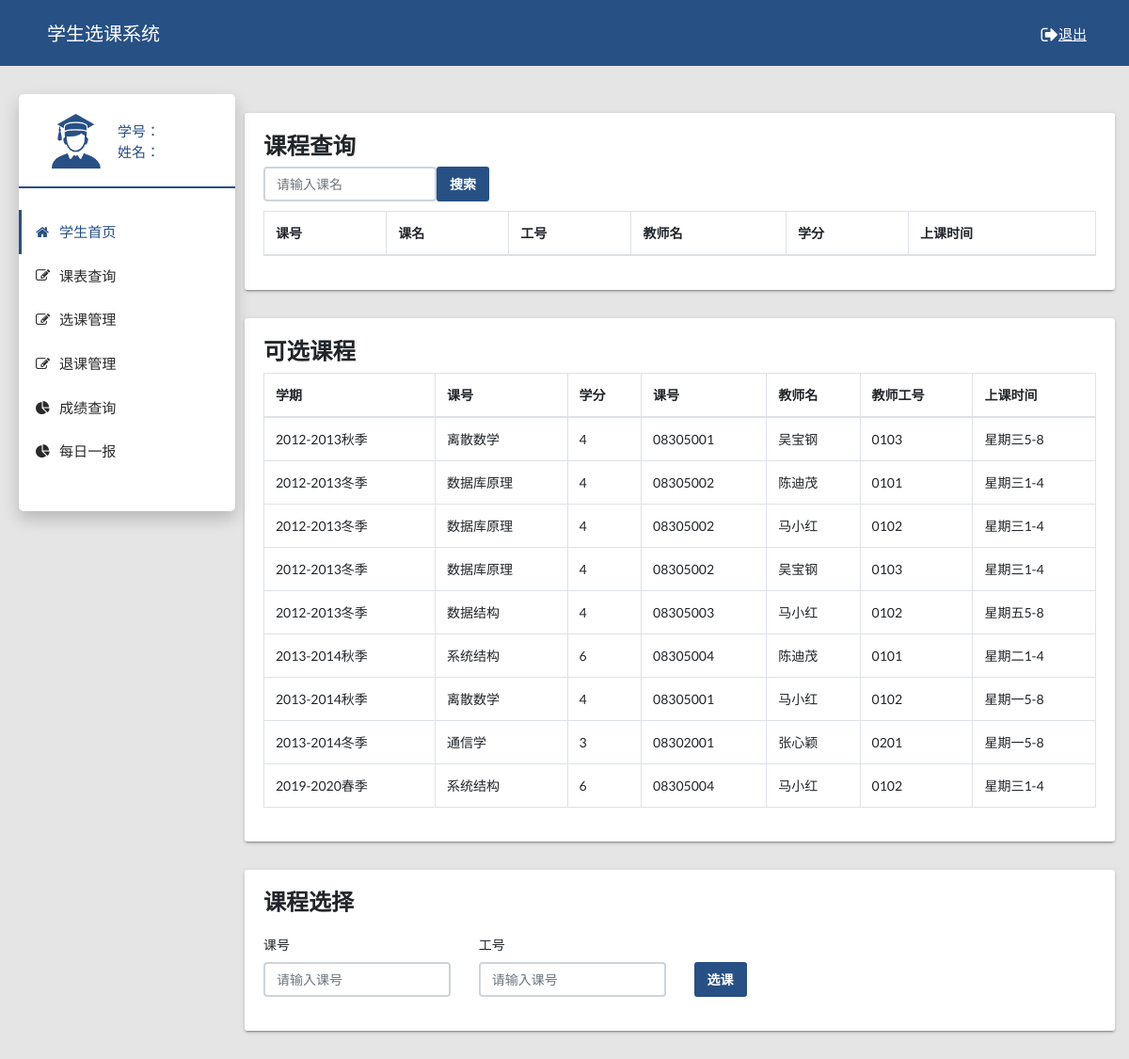
The page /select_course/ on the database its author committed.
### system/models.py (models this page shows)
class open_course(models.Model):
  xq = models.CharField(max_length=20)
  kh = models.ForeignKey(to = course, on_delete=models.CASCADE)
  gh = models.ForeignKey(to = teacher, on_delete=models.CASCADE)
  sksj = models.CharField(max_length=20)

### system/views.py (the view)
# urls.py: path('select_course/', views.select_course),
def select_course(request):
  number = request.session.get('number')
  cursor = connection.cursor()
  cursor.execute("select distinct xq,km,xf,kh_id,xm,gh,sksj "
                 "from system_open_course,system_teacher,system_course "
                 "where system_open_course.gh_id = system_teacher.gh "
                 "and system_open_course.kh_id = system_course.kh")
  open_course = cursor.fetchall()
  print(open_course)
  all = []
  for item in open_course:
    course = dict()  # 注意这里一定要放在循环之内！！！！！！！！！！！！
    course['xq'] = item[0]
    course['km'] = item[1]
    course['xf'] = item[2]
    course['kh_id'] = item[3]
    course['xm'] = item[4]
    course['gh'] = item[5]
    course['sksj'] = item[6]
    all.append(course)
  if request.method == 'POST':
    print('post')
    km = request.POST.get('km')
    print(km)
    course_id = request.POST.get('course_id')
    print(course_id)
    teacher_id = request.POST.get('teacher_id')
    print(teacher_id)
    if km:
      cursor = connection.cursor()
      cursor.execute("select kh_id,km,gh_id,xm,xf,sksj "
                     "from system_open_course,system_teacher,system_course "
                     "where system_open_course.gh_id = system_teacher.gh "
                     "and system_open_course.kh_id = system_course.kh and km = %s", [km])
      course_data = cursor.fetchall()
      print(course_data)
      all_data = []
      for item in course_data:
        course = dict()  # 注意这里一定要放在循环之内！！！！！！！！！！！！
        course['kh'] = item[0]
        course['km'] = item[1]
        course['gh'] = item[2]
        course['xm'] = item[3]
        course['xf'] = item[4]
        course['sksj'] = item[5]
        all_data.append(course)
      return render(request, 'select_course.html', context={'course_data': all_data, 'open_course': all})
    if course_id and teacher_id:
      models.e_table.objects.create(xq='2019-2020春季', xh_id=number, kh_id=course_id, gh_id=teacher_id)
      return redirect('/select_course/')
  else:
    return render(request, 'select_course.html', context={'open_course': all})

### system/templates/select_course.html (shortened to what this page needs)
<!DOCTYPE html>
{% load static %}
<html lang="en">
  <head>
    <link rel="stylesheet" type="text/css" href="{% static "css/main.css" %}">
    <link rel="stylesheet" type="text/css" href="https://maxcdn.bootstrapcdn.com/font-awesome/4.7.0/css/font-awesome.min.css">
  </head>
  <body class="app sidebar-mini" style="background-color: #E5E5E5">
    <header class="app-header">
        <p class="nav-title">学生选课系统<a class="logout" href="/logout/"><i class="fa fa-sign-out fa-lg"></i>退出</a></p>
    </header>
    <aside class="app-sidebar">
      <div class="app-sidebar__user">
          <img style="height:60px;margin-right:15px;" src="{% static "images/student2.png" %}">
        <div>
          <p class="app-sidebar__user-designation">学号：{{xh}}</p>
          <p class="app-sidebar__user-name">姓名：{{xm}}</p>
        </div>
      </div>
      <div class="divider"></div>
      <ul class="app-menu">
        <li><a class="app-menu__item active" href="/student_index/"><i class="app-menu__icon fa fa-home"></i><span class="app-menu__label">学生首页</span></a></li>
        <li><a class="app-menu__item" href="/check_my_table/"><i class="app-menu__icon fa fa-edit"></i><span class="app-menu__label">课表查询</span></a></li>
        <li><a class="app-menu__item" href="/select_course/"><i class="app-menu__icon fa fa-edit"></i><span class="app-menu__label">选课管理</span></a></li>
        <li><a class="app-menu__item" href="/delete_course/"><i class="app-menu__icon fa fa-edit"></i><span class="app-menu__label">退课管理</span></a></li>
        <li><a class="app-menu__item" href="/check_my_score/"><i class="app-menu__icon fa fa-pie-chart"></i><span class="app-menu__label">成绩查询</span></a></li>
          <li><a class="app-menu__item" href="/student_daily_post/"><i class="app-menu__icon fa fa-pie-chart"></i><span class="app-menu__label">每日一报</span></a></li>
      </ul>
    </aside>
    <main class="app-content">
        <div class="row">
        <div class="col-md-12">
          <div class="tile">
              <h3 class="tile-tile">课程查询</h3>
              <form method="POST">
                  <div class="form-inline">
                      <input type="text" class="form-control" placeholder="请输入课名" name="km">
                      <button type="submit" class="btn btn-primary">搜索</button>
                  </div>
              </form>
              <div style="padding-top: 10px;"></div>
              <div class="tile-body">
                  <div class="table-responsive">
                      <table class="table table-hover table-bordered">
                        <thead>
                          <tr>
                            <th>课号</th>
                            <th>课名</th>
                            <th>工号</th>
                            <th>教师名</th>
                            <th>学分</th>
                            <th>上课时间</th>
                          </tr>
                        </thead>
                      </table>
                    </div>
          </div>
        </div>
      </div>
        <div class="col-md-12" style="display: block" >
          <div class="tile">
          <h3 class="tile-tile">可选课程</h3>
            <div class="tile-body">
                <table class="table table-hover table-bordered" id="sampleTable1">
                  <thead>
                    <tr>
                      <th>学期</th>
                      <th>课号</th>
                      <th>学分</th>
                      <th>课号</th>
                      <th>教师名</th>
                      <th>教师工号</th>
                      <th>上课时间</th>
                    </tr>
                  </thead>
                  <tbody>
                    {% for item in open_course %}
                    <tr>
                      <td>{{ item.xq}}</td>
                      <td>{{item.km}}</td>
                      <td>{{item.xf}}</td>
                      <td>{{item.kh_id}}</td>
                      <td>{{item.xm}}</td>
                      <td>{{item.gh}}</td>
                      <td>{{item.sksj}}</td>
                    </tr>
                    {% endfor %}
                  </tbody>
                </table>
              </div>
            </div>
          </div>
        <div class="col-md-12">
          <div class="tile">
            <h3 class="tile-title">课程选择</h3>
            <div class="tile-body">
              <form class="row" method="POST">
                <div class="form-group col-md-3">
                  <label class="control-label">课号</label>
                  <input class="form-control" type="text" placeholder="请输入课号" name="course_id">
                </div>
                  <div class="form-group col-md-3">
                    <label class="control-label">工号</label>
                    <input class="form-control" type="text" placeholder="请输入课号" name="teacher_id">
                </div>
                <div class="form-group col-md-4 align-self-end">
                  <button class="btn btn-primary">选课</button>
                </div>
              </form>
            </div>
          </div>
        </div>
      </div>
    </main>
  </body>
</html>

### rows shown on the page
open_course: xq "2012-2013秋季", km "离散数学", xf "4", kh_id "08305001", xm "吴宝钢", gh "0103", sksj "星期三5-8"
open_course: xq "2012-2013冬季", km "数据结构", xf "4", kh_id "08305003", xm "马小红", gh "0102", sksj "星期五5-8"
open_course: xq "2013-2014秋季", km "系统结构", xf "6", kh_id "08305004", xm "陈迪茂", gh "0101", sksj "星期二1-4"
open_course: xq "2013-2014秋季", km "离散数学", xf "4", kh_id "08305001", xm "马小红", gh "0102", sksj "星期一5-8"
open_course: xq "2013-2014冬季", km "通信学", xf "3", kh_id "08302001", xm "张心颖", gh "0201", sksj "星期一5-8"

### other values the page prints
{{ item.xq }} "2012-2013冬季" "2012-2013冬季" "2012-2013冬季" "2019-2020春季"
{{ item.km }} "数据库原理" "数据库原理" "数据库原理" "系统结构"
{{ item.xf }} "4" "4" "4" "6"
{{ item.kh_id }} "08305002" "08305002" "08305002" "08305004"
{{ item.xm }} "陈迪茂" "马小红" "吴宝钢" "马小红"
{{ item.gh }} "0101" "0102" "0103" "0102"
{{ item.sksj }} "星期三1-4" "星期三1-4" "星期三1-4" "星期三1-4"
